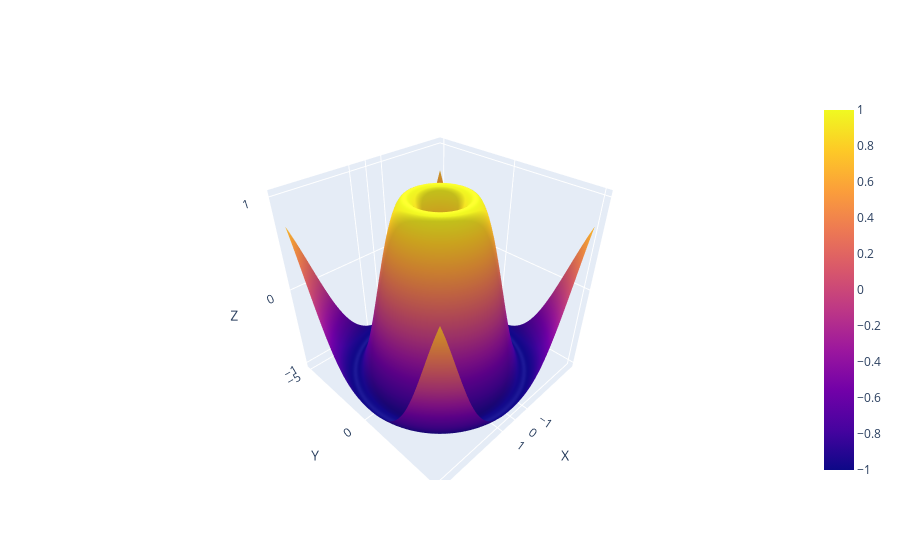

Notebook code cell kept with this figure:
### Code cell
import plotly.graph_objects as go
import numpy as np

# Define coordinates
x = np.linspace(-5, 5, 100)
y = np.linspace(-5, 5, 100)
xGrid, yGrid = np.meshgrid(y, x)
z = np.sin(np.sqrt(xGrid**2 + yGrid**2))

fig = go.Figure(data=[go.Surface(z=z, x=x, y=y)])

fig.update_layout(scene=dict(
                    xaxis=dict(
                        tickvals=[-1, 0,1 ],  # set the tick values here
                        title='X'),
                    yaxis=dict(
                        tickvals=[-5, 0, 5],  # set the tick values here
                        title='Y'),
                    zaxis=dict(
                        tickvals=[-1, 0, 1],  # set the tick values here
                        title='Z'),
                    )
                  )

fig.show()

### Figure 1 — Plotly figure (JSON) as saved in the notebook; plotly's stock layout.template omitted (floating-point values rounded to 4 significant figures; data arrays with more than 128 entries replaced by an {"elided": "..."} marker saying what was removed)
{"data": [{"type": "surface", "x": [-5, -4.899, -4.798, -4.697, -4.596, -4.495, -4.394, -4.293, -4.192, -4.091, -3.99, -3.889, -3.788, -3.687, -3.586, -3.485, -3.384, -3.283, -3.182, -3.081, -2.98, -2.879, -2.778, -2.677, -2.576, -2.475, -2.374, -2.273, -2.172, -2.071, -1.97, -1.869, -1.768, -1.667, -1.566, -1.465, -1.364, -1.263, -1.162, -1.061, -0.9596, -0.8586, -0.7576, -0.6566, -0.5556, -0.4545, -0.3535, -0.2525, -0.1515, -0.05051, 0.05051, 0.1515, 0.2525, 0.3535, 0.4545, 0.5556, 0.6566, 0.7576, 0.8586, 0.9596, 1.061, 1.162, 1.263, 1.364, 1.465, 1.566, 1.667, 1.768, 1.869, 1.97, 2.071, 2.172, 2.273, 2.374, 2.475, 2.576, 2.677, 2.778, 2.879, 2.98, 3.081, 3.182, 3.283, 3.384, 3.485, 3.586, 3.687, 3.788, 3.889, 3.99, 4.091, 4.192, 4.293, 4.394, 4.495, 4.596, 4.697, 4.798, 4.899, 5], "y": [-5, -4.899, -4.798, -4.697, -4.596, -4.495, -4.394, -4.293, -4.192, -4.091, -3.99, -3.889, -3.788, -3.687, -3.586, -3.485, -3.384, -3.283, -3.182, -3.081, -2.98, -2.879, -2.778, -2.677, -2.576, -2.475, -2.374, -2.273, -2.172, -2.071, -1.97, -1.869, -1.768, -1.667, -1.566, -1.465, -1.364, -1.263, -1.162, -1.061, -0.9596, -0.8586, -0.7576, -0.6566, -0.5556, -0.4545, -0.3535, -0.2525, -0.1515, -0.05051, 0.05051, 0.1515, 0.2525, 0.3535, 0.4545, 0.5556, 0.6566, 0.7576, 0.8586, 0.9596, 1.061, 1.162, 1.263, 1.364, 1.465, 1.566, 1.667, 1.768, 1.869, 1.97, 2.071, 2.172, 2.273, 2.374, 2.475, 2.576, 2.677, 2.778, 2.879, 2.98, 3.081, 3.182, 3.283, 3.384, 3.485, 3.586, 3.687, 3.788, 3.889, 3.99, 4.091, 4.192, 4.293, 4.394, 4.495, 4.596, 4.697, 4.798, 4.899, 5], "z": {"elided": "100x100 float values"}}], "layout": {"scene": {"xaxis": {"tickvals": [-1, 0, 1], "title": {"text": "X"}}, "yaxis": {"tickvals": [-5, 0, 5], "title": {"text": "Y"}}, "zaxis": {"tickvals": [-1, 0, 1], "title": {"text": "Z"}}}}}
